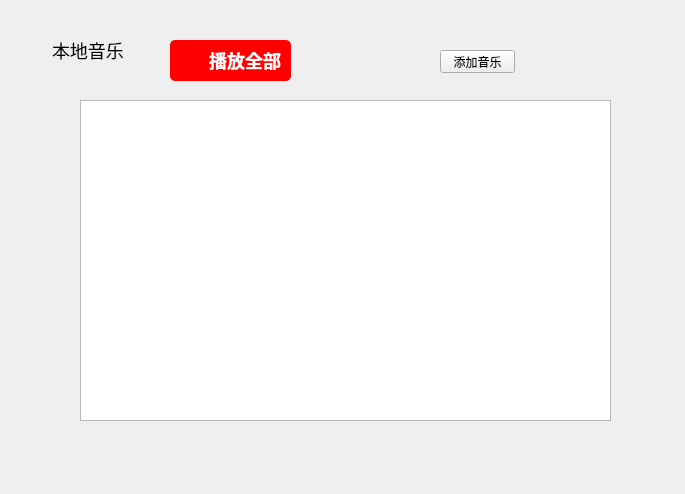
<?xml version="1.0" encoding="UTF-8"?>
<ui version="4.0">
 <class>LocalMusicWidget</class>
 <widget class="QWidget" name="LocalMusicWidget">
  <property name="geometry">
   <rect>
    <x>0</x>
    <y>0</y>
    <width>685</width>
    <height>494</height>
   </rect>
  </property>
  <property name="windowTitle">
   <string>Form</string>
  </property>
  <widget class="QWidget" name="widget" native="true">
   <property name="geometry">
    <rect>
     <x>30</x>
     <y>20</y>
     <width>621</width>
     <height>431</height>
    </rect>
   </property>
   <widget class="QLabel" name="label">
    <property name="geometry">
     <rect>
      <x>0</x>
      <y>0</y>
      <width>121</width>
      <height>61</height>
     </rect>
    </property>
    <property name="styleSheet">
     <string notr="true">QLabel {
    background-color: transparent;    /* 背景颜色 */
    color: black;                /* 字体颜色 */
    font-size: 18px;                 /* 字体大小 */
    font-family: 'Comic Sans MS';   /* 字体类型 */
    padding: 8px;                   /* 内边距 */
    margin: 10px;                   /* 外边距 */
    text-align: right;              /* 文本对齐方式 */
    border-radius: 5px;             /* 边框圆角 */
}
</string>
    </property>
    <property name="text">
     <string>本地音乐</string>
    </property>
   </widget>
   <widget class="QPushButton" name="playAllMusicBtn">
    <property name="geometry">
     <rect>
      <x>140</x>
      <y>20</y>
      <width>121</width>
      <height>41</height>
     </rect>
    </property>
    <property name="styleSheet">
     <string notr="true">QPushButton {
    background-color: red;               /* 背景颜色 */
    color: white;                        /* 字体颜色 */
    font-size: 18px;                     /* 字体大小 */
    font-family: 'Comic Sans MS';        /* 字体类型 */
    font-weight: bold;                   /* 字体加粗 */
    
    padding: 10px;
    text-align: right;                   /* 文本对齐方式 */
    border-radius: 5px;                  /* 边框圆角 */
    qproperty-icon: url(:/img/playAll.png);  /* 按钮图标 */
    qproperty-iconSize: 24px 24px;       /* 图标大小 */
}
</string>
    </property>
    <property name="text">
     <string>播放全部</string>
    </property>
   </widget>
   <widget class="QListWidget" name="localMusicListWidget">
    <property name="geometry">
     <rect>
      <x>50</x>
      <y>80</y>
      <width>531</width>
      <height>321</height>
     </rect>
    </property>
   </widget>
   <widget class="QPushButton" name="addMusicBtn">
    <property name="geometry">
     <rect>
      <x>410</x>
      <y>30</y>
      <width>75</width>
      <height>23</height>
     </rect>
    </property>
    <property name="text">
     <string>添加音乐</string>
    </property>
   </widget>
  </widget>
 </widget>
 <resources/>
 <connections/>
</ui>
